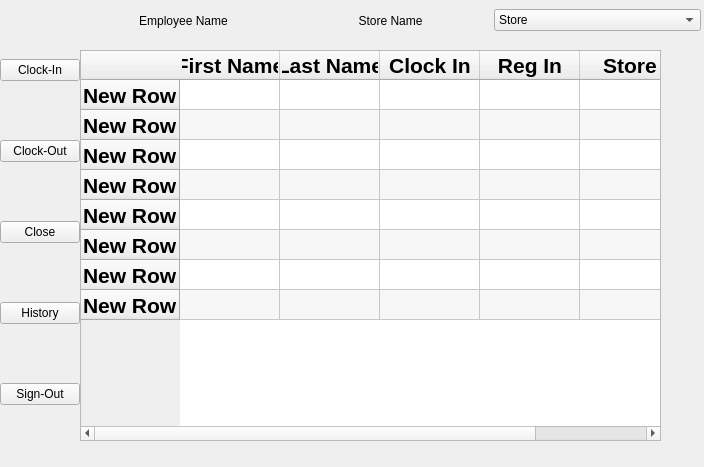
<?xml version="1.0" encoding="UTF-8"?>
<ui version="4.0">
 <class>Dialog</class>
 <widget class="QDialog" name="Dialog">
  <property name="geometry">
   <rect>
    <x>0</x>
    <y>0</y>
    <width>704</width>
    <height>467</height>
   </rect>
  </property>
  <property name="windowTitle">
   <string>Dialog</string>
  </property>
  <layout class="QGridLayout" name="gridLayout_3">
   <property name="leftMargin">
    <number>0</number>
   </property>
   <property name="topMargin">
    <number>0</number>
   </property>
   <property name="rightMargin">
    <number>0</number>
   </property>
   <property name="bottomMargin">
    <number>0</number>
   </property>
   <property name="spacing">
    <number>0</number>
   </property>
   <item row="1" column="1">
    <widget class="QStackedWidget" name="stackedWidget">
     <property name="currentIndex">
      <number>3</number>
     </property>
     <widget class="QWidget" name="btnClockIn">
      <widget class="QPushButton" name="clockInBtn">
       <property name="geometry">
        <rect>
         <x>60</x>
         <y>290</y>
         <width>371</width>
         <height>61</height>
        </rect>
       </property>
       <property name="text">
        <string>Clock-In</string>
       </property>
      </widget>
      <widget class="QWidget" name="gridLayoutWidget_2">
       <property name="geometry">
        <rect>
         <x>60</x>
         <y>100</y>
         <width>375</width>
         <height>161</height>
        </rect>
       </property>
       <layout class="QGridLayout" name="gridLayout_2">
        <item row="2" column="0">
         <widget class="QLineEdit" name="RegInBalanceInput">
          <property name="layoutDirection">
           <enum>Qt::LayoutDirection::LeftToRight</enum>
          </property>
          <property name="text">
           <string>Reg-In Balance</string>
          </property>
          <property name="alignment">
           <set>Qt::AlignmentFlag::AlignCenter</set>
          </property>
         </widget>
        </item>
        <item row="1" column="0">
         <widget class="QLabel" name="label_11">
          <property name="font">
           <font>
            <family>Futura</family>
            <pointsize>18</pointsize>
            <bold>true</bold>
           </font>
          </property>
          <property name="layoutDirection">
           <enum>Qt::LayoutDirection::LeftToRight</enum>
          </property>
          <property name="text">
           <string>Enter Reg-Out Balance:</string>
          </property>
          <property name="scaledContents">
           <bool>true</bool>
          </property>
          <property name="alignment">
           <set>Qt::AlignmentFlag::AlignCenter</set>
          </property>
         </widget>
        </item>
       </layout>
      </widget>
      <widget class="QWidget" name="horizontalLayoutWidget">
       <property name="geometry">
        <rect>
         <x>-10</x>
         <y>-10</y>
         <width>621</width>
         <height>41</height>
        </rect>
       </property>
       <layout class="QHBoxLayout" name="horizontalLayout">
        <property name="spacing">
         <number>0</number>
        </property>
        <property name="leftMargin">
         <number>0</number>
        </property>
        <item>
         <widget class="QLabel" name="label_2">
          <property name="text">
           <string>Employee Name</string>
          </property>
          <property name="alignment">
           <set>Qt::AlignmentFlag::AlignCenter</set>
          </property>
         </widget>
        </item>
        <item>
         <widget class="QLabel" name="label">
          <property name="text">
           <string>Store Name</string>
          </property>
          <property name="alignment">
           <set>Qt::AlignmentFlag::AlignCenter</set>
          </property>
         </widget>
        </item>
        <item>
         <widget class="QComboBox" name="comboBox">
          <item>
           <property name="text">
            <string>Store</string>
           </property>
          </item>
         </widget>
        </item>
       </layout>
      </widget>
     </widget>
     <widget class="QWidget" name="btnClockOut">
      <widget class="QPushButton" name="ClockOutBtn">
       <property name="geometry">
        <rect>
         <x>60</x>
         <y>260</y>
         <width>371</width>
         <height>61</height>
        </rect>
       </property>
       <property name="text">
        <string>Clock-Out</string>
       </property>
      </widget>
      <widget class="QWidget" name="gridLayoutWidget">
       <property name="geometry">
        <rect>
         <x>60</x>
         <y>80</y>
         <width>375</width>
         <height>161</height>
        </rect>
       </property>
       <layout class="QGridLayout" name="gridLayout">
        <item row="2" column="0">
         <widget class="QLineEdit" name="RegOutBalanceInput">
          <property name="layoutDirection">
           <enum>Qt::LayoutDirection::LeftToRight</enum>
          </property>
          <property name="text">
           <string>Reg-Out Balance</string>
          </property>
          <property name="alignment">
           <set>Qt::AlignmentFlag::AlignCenter</set>
          </property>
         </widget>
        </item>
        <item row="1" column="0">
         <widget class="QLabel" name="label_6">
          <property name="font">
           <font>
            <family>Futura</family>
            <pointsize>18</pointsize>
            <bold>true</bold>
           </font>
          </property>
          <property name="layoutDirection">
           <enum>Qt::LayoutDirection::LeftToRight</enum>
          </property>
          <property name="text">
           <string>Enter Reg-Out Balance:</string>
          </property>
          <property name="alignment">
           <set>Qt::AlignmentFlag::AlignCenter</set>
          </property>
         </widget>
        </item>
       </layout>
      </widget>
      <widget class="QWidget" name="horizontalLayoutWidget_2">
       <property name="geometry">
        <rect>
         <x>0</x>
         <y>0</y>
         <width>621</width>
         <height>41</height>
        </rect>
       </property>
       <layout class="QHBoxLayout" name="horizontalLayout_4">
        <property name="spacing">
         <number>0</number>
        </property>
        <property name="leftMargin">
         <number>0</number>
        </property>
        <item>
         <widget class="QLabel" name="label_13">
          <property name="text">
           <string>Employee Name</string>
          </property>
          <property name="alignment">
           <set>Qt::AlignmentFlag::AlignCenter</set>
          </property>
         </widget>
        </item>
        <item>
         <widget class="QLabel" name="label_14">
          <property name="text">
           <string>Store Name</string>
          </property>
          <property name="alignment">
           <set>Qt::AlignmentFlag::AlignCenter</set>
          </property>
         </widget>
        </item>
        <item>
         <widget class="QComboBox" name="comboBox_3">
          <item>
           <property name="text">
            <string>Store</string>
           </property>
          </item>
         </widget>
        </item>
       </layout>
      </widget>
     </widget>
     <widget class="QWidget" name="btnClose">
      <widget class="QWidget" name="formLayoutWidget">
       <property name="geometry">
        <rect>
         <x>40</x>
         <y>60</y>
         <width>491</width>
         <height>281</height>
        </rect>
       </property>
       <layout class="QFormLayout" name="formLayout">
        <item row="0" column="1">
         <widget class="QLabel" name="label_7">
          <property name="text">
           <string>Enter Credit:</string>
          </property>
         </widget>
        </item>
        <item row="1" column="1">
         <widget class="QLineEdit" name="closeCreditInput">
          <property name="text">
           <string>Enter Credit:</string>
          </property>
         </widget>
        </item>
        <item row="2" column="1">
         <widget class="QLabel" name="label_9">
          <property name="text">
           <string>Enter Cash in Envelope:</string>
          </property>
         </widget>
        </item>
        <item row="3" column="1">
         <widget class="QLineEdit" name="closeCashInEnvInput">
          <property name="text">
           <string>Enter Cash in Envelope:</string>
          </property>
         </widget>
        </item>
        <item row="4" column="1">
         <widget class="QLabel" name="label_10">
          <property name="text">
           <string>EnterExpense:</string>
          </property>
         </widget>
        </item>
        <item row="5" column="1">
         <widget class="QLineEdit" name="closeExpenseInput">
          <property name="text">
           <string>Enter Expense:</string>
          </property>
         </widget>
        </item>
        <item row="6" column="1">
         <widget class="QLabel" name="label_8">
          <property name="cursor">
           <cursorShape>ArrowCursor</cursorShape>
          </property>
          <property name="text">
           <string>Enter Comments:</string>
          </property>
          <property name="alignment">
           <set>Qt::AlignmentFlag::AlignLeading|Qt::AlignmentFlag::AlignLeft|Qt::AlignmentFlag::AlignVCenter</set>
          </property>
         </widget>
        </item>
        <item row="7" column="1">
         <widget class="QLineEdit" name="CloseCommentsInput">
          <property name="text">
           <string>Enter Comments:</string>
          </property>
         </widget>
        </item>
       </layout>
      </widget>
      <widget class="QPushButton" name="closeSubmitBtn">
       <property name="geometry">
        <rect>
         <x>110</x>
         <y>350</y>
         <width>371</width>
         <height>61</height>
        </rect>
       </property>
       <property name="text">
        <string>Submit</string>
       </property>
      </widget>
      <widget class="QWidget" name="horizontalLayoutWidget_3">
       <property name="geometry">
        <rect>
         <x>0</x>
         <y>0</y>
         <width>621</width>
         <height>41</height>
        </rect>
       </property>
       <layout class="QHBoxLayout" name="horizontalLayout_5">
        <property name="spacing">
         <number>0</number>
        </property>
        <property name="leftMargin">
         <number>0</number>
        </property>
        <item>
         <widget class="QLabel" name="label_15">
          <property name="text">
           <string>Employee Name</string>
          </property>
          <property name="alignment">
           <set>Qt::AlignmentFlag::AlignCenter</set>
          </property>
         </widget>
        </item>
        <item>
         <widget class="QLabel" name="label_16">
          <property name="text">
           <string>Store Name</string>
          </property>
          <property name="alignment">
           <set>Qt::AlignmentFlag::AlignCenter</set>
          </property>
         </widget>
        </item>
        <item>
         <widget class="QComboBox" name="comboBox_4">
          <item>
           <property name="text">
            <string>Store</string>
           </property>
          </item>
         </widget>
        </item>
       </layout>
      </widget>
     </widget>
     <widget class="QWidget" name="btnHistory">
      <widget class="QTableWidget" name="tableWidget">
       <property name="geometry">
        <rect>
         <x>0</x>
         <y>50</y>
         <width>581</width>
         <height>391</height>
        </rect>
       </property>
       <property name="font">
        <font>
         <pointsize>16</pointsize>
         <bold>true</bold>
        </font>
       </property>
       <property name="alternatingRowColors">
        <bool>true</bool>
       </property>
       <row>
        <property name="text">
         <string>New Row</string>
        </property>
       </row>
       <row>
        <property name="text">
         <string>New Row</string>
        </property>
       </row>
       <row>
        <property name="text">
         <string>New Row</string>
        </property>
       </row>
       <row>
        <property name="text">
         <string>New Row</string>
        </property>
       </row>
       <row>
        <property name="text">
         <string>New Row</string>
        </property>
       </row>
       <row>
        <property name="text">
         <string>New Row</string>
        </property>
       </row>
       <row>
        <property name="text">
         <string>New Row</string>
        </property>
       </row>
       <row>
        <property name="text">
         <string>New Row</string>
        </property>
       </row>
       <column>
        <property name="text">
         <string>First Name</string>
        </property>
       </column>
       <column>
        <property name="text">
         <string>Last Name</string>
        </property>
       </column>
       <column>
        <property name="text">
         <string>Clock In</string>
        </property>
       </column>
       <column>
        <property name="text">
         <string>Reg In</string>
        </property>
       </column>
       <column>
        <property name="text">
         <string>Store</string>
        </property>
       </column>
      </widget>
      <widget class="QWidget" name="horizontalLayoutWidget_7">
       <property name="geometry">
        <rect>
         <x>0</x>
         <y>0</y>
         <width>621</width>
         <height>41</height>
        </rect>
       </property>
       <layout class="QHBoxLayout" name="horizontalLayout_9">
        <property name="spacing">
         <number>0</number>
        </property>
        <property name="leftMargin">
         <number>0</number>
        </property>
        <item>
         <widget class="QLabel" name="label_29">
          <property name="text">
           <string>Employee Name</string>
          </property>
          <property name="alignment">
           <set>Qt::AlignmentFlag::AlignCenter</set>
          </property>
         </widget>
        </item>
        <item>
         <widget class="QLabel" name="label_30">
          <property name="text">
           <string>Store Name</string>
          </property>
          <property name="alignment">
           <set>Qt::AlignmentFlag::AlignCenter</set>
          </property>
         </widget>
        </item>
        <item>
         <widget class="QComboBox" name="comboBox_8">
          <item>
           <property name="text">
            <string>Store</string>
           </property>
          </item>
         </widget>
        </item>
       </layout>
      </widget>
     </widget>
    </widget>
   </item>
   <item row="0" column="0" rowspan="2">
    <layout class="QVBoxLayout" name="verticalLayout">
     <property name="spacing">
      <number>0</number>
     </property>
     <item>
      <widget class="QPushButton" name="clockInViewBtn">
       <property name="text">
        <string>Clock-In</string>
       </property>
      </widget>
     </item>
     <item>
      <widget class="QPushButton" name="clockOutViewBtn">
       <property name="text">
        <string>Clock-Out</string>
       </property>
      </widget>
     </item>
     <item>
      <widget class="QPushButton" name="closeViewBtn">
       <property name="text">
        <string>Close</string>
       </property>
      </widget>
     </item>
     <item>
      <widget class="QPushButton" name="historyViewBtn">
       <property name="text">
        <string>History</string>
       </property>
      </widget>
     </item>
     <item>
      <widget class="QPushButton" name="signOutBtn">
       <property name="text">
        <string>Sign-Out</string>
       </property>
      </widget>
     </item>
    </layout>
   </item>
  </layout>
 </widget>
 <resources/>
 <connections/>
</ui>
